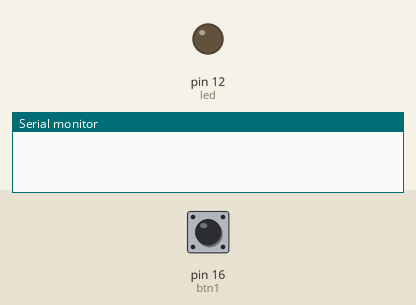
A sketch run on a simulated Arduino Uno, built with avr-gcc and run on an emulated ATmega328P. Parts: output pins drawn as LEDs (lit = HIGH), the last lines printed to the serial monitor. The test bench sets the inputs (shaded band); at power-on: pin 16 (btn1) HIGH.

Above: at 1.2 s.
1.3 s: pin 16 (btn1) pulled LOW for 0.15 s
At 2.1 s:
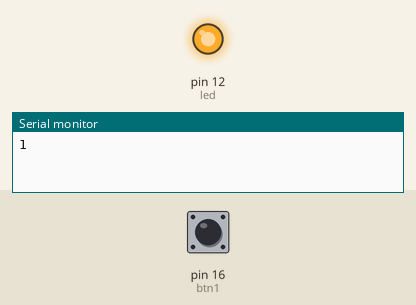
2.9 s: pin 16 (btn1) pulled LOW for 1 s
At 4.6 s:
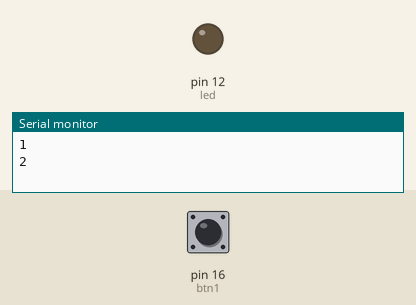
5.4 s: pin 16 (btn1) pulled LOW for 3.2 s
At 9.3 s:
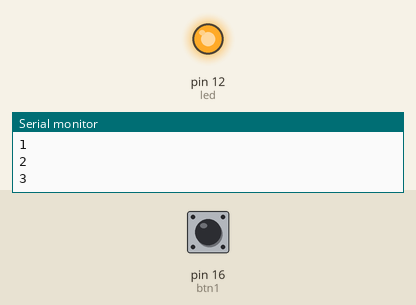
Timing chart, 0 to 10.8 s (numbered marks = the images above; inputs shaded):
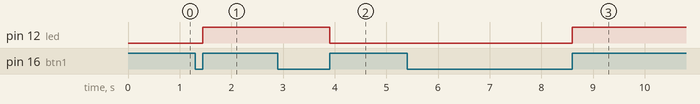

The sketch:

Project_04_Pushbutton_LED.ino
```cpp
// Define the pin for the Button as 16
// Define the pin for the LED as 12
#define btn1 16
#define led 12

//Used to count the clicked button times
//it will start count from 0 when the button is clicked
int btn_count = 0;

// The setup function to run each code once
// from top to bottom within the setup function,
// once executed last code it exits the
// setup function, and continue to function loop
void setup() {
  // Initialize Serial communication with baud rate 9600
  Serial.begin(9600);
  // Set the pin mode for the button as INPUT
  // Set the pin mode for the LED as OUTPUT
  pinMode(btn1, INPUT);
  pinMode(led, OUTPUT);
}

void loop() {
  // Read the state of the button
  boolean btn1_val = digitalRead(btn1);

    //If the button is pressed
    if(btn1_val == 0) {
    //Delay 10ms to eliminate button jitter
    delay(10);
      //Make sure the button is pressed again
      if(btn1_val == 0) {
      boolean btn_state = 1;
      //Loop indefinitely until the button is released
      while(btn_state == 1){
      boolean btn_val = digitalRead(btn1);

        //If the button is released
        if(btn_val == 1) {
        //Automatically increments by 1, account the clicked button times
        btn_count++;
        Serial.println(btn_count);
        //The button is released and exits the loop
        btn_state = 0;
        }
      }
    }

    //Take the remainder of the value, you will get 0 or 1
    boolean value = btn_count % 2;
    if(value == 1){

    // Control the led pin output signal
    // State HIGH = 5V, result LED OFF
    digitalWrite(led, HIGH);
    }
    else{
    // State LOW = 0V, result LED ON
    digitalWrite(led, LOW);
    }
  }
}
```

Measured:
- after the input at 1.3 s, pin 12 (led): LOW → HIGH after 0.15 s
- after the input at 2.9 s, pin 12 (led): HIGH → LOW after 1.0 s
- after the input at 5.4 s, pin 12 (led): LOW → HIGH after 3.2 s
